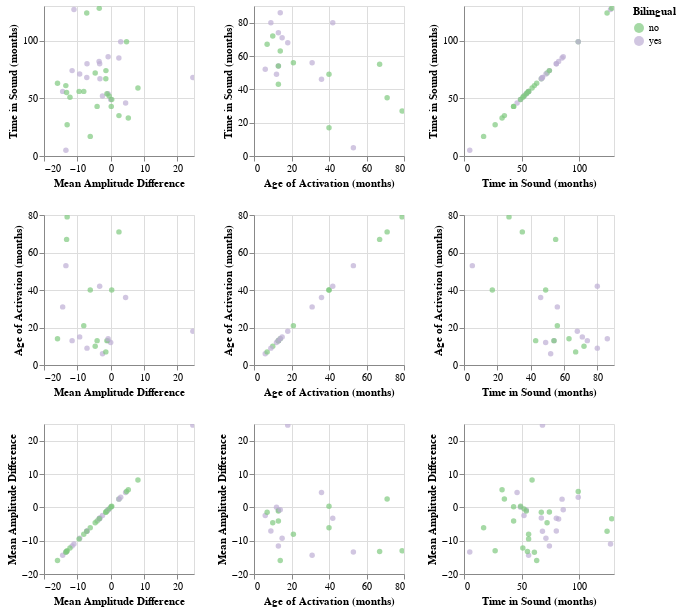

The cell this chart's notebook holds for it:
### Code cell
# scatter plot matrix of different variables (TiS, age of implant, MNA):
x_list = ['Time in Sound (months)', 'Age of Activation (months)', 'Mean Amplitude Difference']
ah.scatter_matrix(diffdf, x_list, 'Bilingual', output_directory)

### Figure 1 — Vega-Lite specification as saved in the notebook (floating-point values rounded to 4 significant figures)
{"config": {"view": {"continuousWidth": 400, "continuousHeight": 300}}, "repeat": {"column": ["Mean Amplitude Difference", "Age of Activation (months)", "Time in Sound (months)"], "row": ["Time in Sound (months)", "Age of Activation (months)", "Mean Amplitude Difference"]}, "spec": {"data": {"name": "data-5722e80168b4f64a80542b7947e8a3d3"}, "mark": "circle", "encoding": {"color": {"type": "nominal", "field": "Bilingual", "scale": {"scheme": "accent"}}, "x": {"type": "quantitative", "field": {"repeat": "column"}}, "y": {"type": "quantitative", "field": {"repeat": "row"}}}, "height": 150, "selection": {"selector002": {"type": "interval", "bind": "scales", "encodings": ["x", "y"]}}, "width": 150}, "$schema": "https://vega.github.io/schema/vega-lite/v4.8.1.json", "datasets": {"data-5722e80168b4f64a80542b7947e8a3d3": [{"Unnamed: 0": 0, "ID": "942", "Group": "CI", "Mean Amplitude": -19.68, "Bilingual": "no", "Age (months)": 56, "Time in Sound (months)": 43, "Age of Activation (months)": 13.0, "Region": "Frontal", "Mean Amplitude Difference": -4.068}, {"Unnamed: 0": 1, "ID": "959", "Group": "CI", "Mean Amplitude": -15.05, "Bilingual": "no", "Age (months)": 57, "Time in Sound (months)": 17, "Age of Activation (months)": 40.0, "Region": "Frontal", "Mean Amplitude Difference": -6.121}, {"Unnamed: 0": 2, "ID": "925", "Group": "CI", "Mean Amplitude": -15.04, "Bilingual": "yes", "Age (months)": 58, "Time in Sound (months)": 52, "Age of Activation (months)": 6.0, "Region": "Frontal", "Mean Amplitude Difference": -2.451}, {"Unnamed: 0": 3, "ID": "956", "Group": "CI", "Mean Amplitude": -20.8, "Bilingual": "yes", "Age (months)": 58, "Time in Sound (months)": 5, "Age of Activation (months)": 53.0, "Region": "Frontal", "Mean Amplitude Difference": -13.43}, {"Unnamed: 0": 4, "ID": "955", "Group": "CI", "Mean Amplitude": -2.808, "Bilingual": "yes", "Age (months)": 61, "Time in Sound (months)": 49, "Age of Activation (months)": 12.0, "Region": "Frontal", "Mean Amplitude Difference": 0.009}, {"Unnamed: 0": 5, "ID": "904", "Group": "CI", "Mean Amplitude": -20.64, "Bilingual": "yes", "Age (months)": 67, "Time in Sound (months)": 54, "Age of Activation (months)": 13.0, "Region": "Frontal", "Mean Amplitude Difference": -0.795}, {"Unnamed: 0": 6, "ID": "911", "Group": "CI", "Mean Amplitude": -17.36, "Bilingual": "no", "Age (months)": 67, "Time in Sound (months)": 54, "Age of Activation (months)": 13.0, "Region": "Frontal", "Mean Amplitude Difference": -1.122}, {"Unnamed: 0": 7, "ID": "919", "Group": "CI", "Mean Amplitude": -15.46, "Bilingual": "no", "Age (months)": 74, "Time in Sound (months)": 67, "Age of Activation (months)": 7.0, "Region": "Frontal", "Mean Amplitude Difference": -1.454}, {"Unnamed: 0": 9, "ID": "945", "Group": "CI", "Mean Amplitude": -16.92, "Bilingual": "no", "Age (months)": 77, "Time in Sound (months)": 56, "Age of Activation (months)": 21.0, "Region": "Frontal", "Mean Amplitude Difference": -8.067}, {"Unnamed: 0": 10, "ID": "961", "Group": "CI", "Mean Amplitude": -19.6, "Bilingual": "no", "Age (months)": 77, "Time in Sound (months)": 63, "Age of Activation (months)": 14.0, "Region": "Frontal", "Mean Amplitude Difference": -15.95}, {"Unnamed: 0": 11, "ID": "903", "Group": "CI", "Mean Amplitude": -24.76, "Bilingual": "no", "Age (months)": 82, "Time in Sound (months)": 72, "Age of Activation (months)": 10.0, "Region": "Frontal", "Mean Amplitude Difference": -4.641}, {"Unnamed: 0": 12, "ID": "921", "Group": "CI", "Mean Amplitude": -33.19, "Bilingual": "yes", "Age (months)": 82, "Time in Sound (months)": 46, "Age of Activation (months)": 36.0, "Region": "Frontal", "Mean Amplitude Difference": 4.483}, {"Unnamed: 0": 13, "ID": "936", "Group": "CI", "Mean Amplitude": -6.697, "Bilingual": "yes", "Age (months)": 86, "Time in Sound (months)": 71, "Age of Activation (months)": 15.0, "Region": "Frontal", "Mean Amplitude Difference": -9.298}, {"Unnamed: 0": 14, "ID": "901", "Group": "CI", "Mean Amplitude": -3.359, "Bilingual": "yes", "Age (months)": 86, "Time in Sound (months)": 68, "Age of Activation (months)": 18.0, "Region": "Frontal", "Mean Amplitude Difference": 24.66}, {"Unnamed: 0": 15, "ID": "923", "Group": "CI", "Mean Amplitude": -22.51, "Bilingual": "yes", "Age (months)": 87, "Time in Sound (months)": 56, "Age of Activation (months)": 31.0, "Region": "Frontal", "Mean Amplitude Difference": -14.4}, {"Unnamed: 0": 16, "ID": "924", "Group": "CI", "Mean Amplitude": -18.95, "Bilingual": "yes", "Age (months)": 87, "Time in Sound (months)": 74, "Age of Activation (months)": 13.0, "Region": "Frontal", "Mean Amplitude Difference": -11.57}, {"Unnamed: 0": 17, "ID": "934", "Group": "CI", "Mean Amplitude": -14.02, "Bilingual": "yes", "Age (months)": 89, "Time in Sound (months)": 80, "Age of Activation (months)": 9.0, "Region": "Frontal", "Mean Amplitude Difference": -7.093}, {"Unnamed: 0": 18, "ID": "951", "Group": "CI", "Mean Amplitude": -19.7, "Bilingual": "no", "Age (months)": 89, "Time in Sound (months)": 49, "Age of Activation (months)": 40.0, "Region": "Frontal", "Mean Amplitude Difference": 0.316}, {"Unnamed: 0": 19, "ID": "913", "Group": "CI", "Mean Amplitude": -15.58, "Bilingual": "yes", "Age (months)": 100, "Time in Sound (months)": 86, "Age of Activation (months)": 14.0, "Region": "Frontal", "Mean Amplitude Difference": -0.756}, {"Unnamed: 0": 21, "ID": "941", "Group": "CI", "Mean Amplitude": -19.01, "Bilingual": "no", "Age (months)": 106, "Time in Sound (months)": 35, "Age of Activation (months)": 71.0, "Region": "Frontal", "Mean Amplitude Difference": 2.484}, {"Unnamed: 0": 22, "ID": "947", "Group": "CI", "Mean Amplitude": -19.22, "Bilingual": "no", "Age (months)": 106, "Time in Sound (months)": 27, "Age of Activation (months)": 79.0, "Region": "Frontal", "Mean Amplitude Difference": -13.06}, {"Unnamed: 0": 23, "ID": "935", "Group": "CI", "Mean Amplitude": -16.62, "Bilingual": "yes", "Age (months)": 122, "Time in Sound (months)": 80, "Age of Activation (months)": 42.0, "Region": "Frontal", "Mean Amplitude Difference": -3.303}, {"Unnamed: 0": 24, "ID": "937", "Group": "CI", "Mean Amplitude": -27.73, "Bilingual": "no", "Age (months)": 122, "Time in Sound (months)": 55, "Age of Activation (months)": 67.0, "Region": "Frontal", "Mean Amplitude Difference": -13.22}, {"Unnamed: 0": 25, "ID": "857", "Group": "HG", "Mean Amplitude": -8.053, "Bilingual": "no", "Age (months)": 33, "Time in Sound (months)": 33, "Age of Activation (months)": null, "Region": "Frontal", "Mean Amplitude Difference": 5.293}, {"Unnamed: 0": 26, "ID": "847", "Group": "HG", "Mean Amplitude": -2.966, "Bilingual": "no", "Age (months)": 43, "Time in Sound (months)": 43, "Age of Activation (months)": null, "Region": "Frontal", "Mean Amplitude Difference": 0.175}, {"Unnamed: 0": 27, "ID": "858", "Group": "HG", "Mean Amplitude": -18.59, "Bilingual": "no", "Age (months)": 51, "Time in Sound (months)": 51, "Age of Activation (months)": null, "Region": "Frontal", "Mean Amplitude Difference": -12.21}, {"Unnamed: 0": 28, "ID": "859", "Group": "HG", "Mean Amplitude": -7.7, "Bilingual": "no", "Age (months)": 52, "Time in Sound (months)": 52, "Age of Activation (months)": null, "Region": "Frontal", "Mean Amplitude Difference": -0.46}, {"Unnamed: 0": 29, "ID": "841", "Group": "HG", "Mean Amplitude": -28.02, "Bilingual": "no", "Age (months)": 56, "Time in Sound (months)": 56, "Age of Activation (months)": null, "Region": "Frontal", "Mean Amplitude Difference": -9.465}, {"Unnamed: 0": 30, "ID": "836", "Group": "HG", "Mean Amplitude": -8.181, "Bilingual": "no", "Age (months)": 59, "Time in Sound (months)": 59, "Age of Activation (months)": null, "Region": "Frontal", "Mean Amplitude Difference": 8.188}, {"Unnamed: 0": 31, "ID": "846", "Group": "HG", "Mean Amplitude": -27.16, "Bilingual": "yes", "Age (months)": 68, "Time in Sound (months)": 68, "Age of Activation (months)": null, "Region": "Frontal", "Mean Amplitude Difference": -7.165}, {"Unnamed: 0": 32, "ID": "N4C01", "Group": "HG", "Mean Amplitude": -17.46, "Bilingual": "no", "Age (months)": 61, "Time in Sound (months)": 61, "Age of Activation (months)": null, "Region": "Frontal", "Mean Amplitude Difference": -13.45}, {"Unnamed: 0": 33, "ID": "842", "Group": "HG", "Mean Amplitude": -18.28, "Bilingual": "yes", "Age (months)": 67, "Time in Sound (months)": 67, "Age of Activation (months)": null, "Region": "Frontal", "Mean Amplitude Difference": -3.214}, {"Unnamed: 0": 34, "ID": "848", "Group": "HG", "Mean Amplitude": -15.1, "Bilingual": "no", "Age (months)": 74, "Time in Sound (months)": 74, "Age of Activation (months)": null, "Region": "Frontal", "Mean Amplitude Difference": -1.423}, {"Unnamed: 0": 36, "ID": "N4C10", "Group": "HG", "Mean Amplitude": -9.489, "Bilingual": "yes", "Age (months)": 82, "Time in Sound (months)": 82, "Age of Activation (months)": null, "Region": "Frontal", "Mean Amplitude Difference": -3.473}, {"Unnamed: 0": 37, "ID": "N4C13", "Group": "HG", "Mean Amplitude": -25.55, "Bilingual": "yes", "Age (months)": 85, "Time in Sound (months)": 85, "Age of Activation (months)": null, "Region": "Frontal", "Mean Amplitude Difference": 2.461}, {"Unnamed: 0": 38, "ID": "809", "Group": "HG", "Mean Amplitude": -13.55, "Bilingual": "no", "Age (months)": 99, "Time in Sound (months)": 99, "Age of Activation (months)": null, "Region": "Frontal", "Mean Amplitude Difference": 4.761}, {"Unnamed: 0": 39, "ID": "N4C09", "Group": "HG", "Mean Amplitude": -11.51, "Bilingual": "yes", "Age (months)": 99, "Time in Sound (months)": 99, "Age of Activation (months)": null, "Region": "Frontal", "Mean Amplitude Difference": 3.015}, {"Unnamed: 0": 40, "ID": "850", "Group": "HG", "Mean Amplitude": -22.29, "Bilingual": "no", "Age (months)": 124, "Time in Sound (months)": 124, "Age of Activation (months)": null, "Region": "Frontal", "Mean Amplitude Difference": -7.178}, {"Unnamed: 0": 41, "ID": "801", "Group": "HG", "Mean Amplitude": -24.32, "Bilingual": "yes", "Age (months)": 127, "Time in Sound (months)": 127, "Age of Activation (months)": null, "Region": "Frontal", "Mean Amplitude Difference": -11.01}, {"Unnamed: 0": 42, "ID": "803", "Group": "HG", "Mean Amplitude": -15.16, "Bilingual": "no", "Age (months)": 128, "Time in Sound (months)": 128, "Age of Activation (months)": null, "Region": "Frontal", "Mean Amplitude Difference": -3.417}]}}
